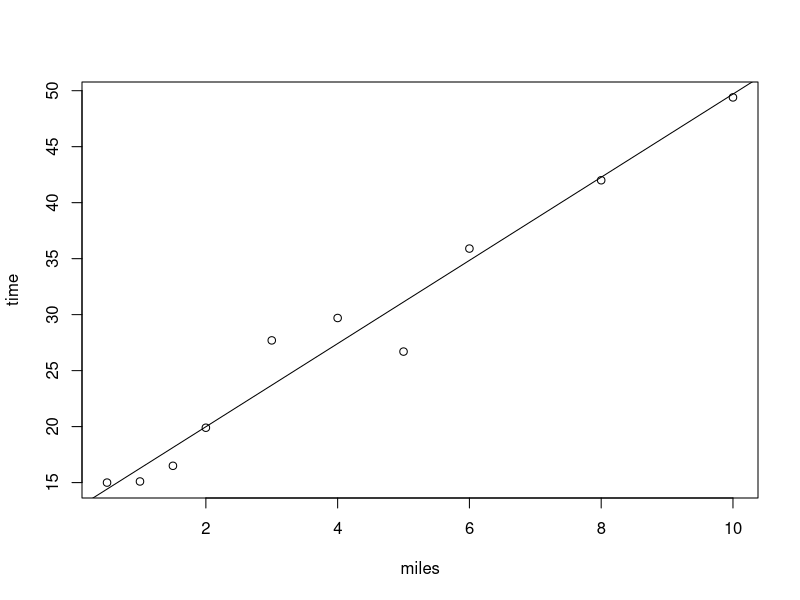

Write R code to recreate this figure.
## ---- chunk 1
#| label: fig-9_9
#| fig-cap: ""
#| warning: false
#| 

miles <- c(0.5, 1, 1.5, 2, 3, 4, 5, 6, 8, 10)
time <- c(15.0, 15.1, 16.5, 19.9, 27.7, 29.7, 26.7, 35.9, 42, 49.4)
plot(miles, time)
abline(a = 12.561, b = 3.714)
